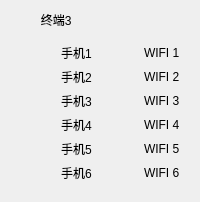
     <widget class="QWidget" name="widget_3" native="true">
      <layout class="QGridLayout" name="gridLayout_3">
       <item row="0" column="0">
        <layout class="QVBoxLayout" name="verticalLayout_3">
         <item>
          <widget class="QLabel" name="terminal_label_3">
           <property name="text">
            <string>         终端3</string>
           </property>
          </widget>
         </item>
         <item>
          <widget class="QWidget" name="widget_30" native="true">
           <layout class="QGridLayout" name="gridLayout_30">
            <item row="1" column="0">
             <widget class="LightButton" name="PhonelightButton3_2" native="true"/>
            </item>
            <item row="2" column="0">
             <widget class="LightButton" name="PhonelightButton3_3" native="true"/>
            </item>
            <item row="0" column="2">
             <widget class="LightButton" name="WifilightButton3_1" native="true"/>
            </item>
            <item row="4" column="2">
             <widget class="LightButton" name="WifilightButton3_5" native="true"/>
            </item>
            <item row="5" column="0">
             <widget class="LightButton" name="PhonelightButton3_6" native="true"/>
            </item>
            <item row="0" column="0">
             <widget class="LightButton" name="PhonelightButton3_1" native="true"/>
            </item>
            <item row="5" column="2">
             <widget class="LightButton" name="WifilightButton3_6" native="true"/>
            </item>
            <item row="1" column="2">
             <widget class="LightButton" name="WifilightButton3_2" native="true"/>
            </item>
            <item row="2" column="2">
             <widget class="LightButton" name="WifilightButton3_3" native="true"/>
            </item>
            <item row="3" column="2">
             <widget class="LightButton" name="WifilightButton3_4" native="true"/>
            </item>
            <item row="4" column="0">
             <widget class="LightButton" name="PhonelightButton3_5" native="true"/>
            </item>
            <item row="3" column="0">
             <widget class="LightButton" name="PhonelightButton3_4" native="true"/>
            </item>
            <item row="0" column="3">
             <widget class="QLabel" name="WifiLabel3_1">
              <property name="text">
               <string>WIFI 1</string>
              </property>
             </widget>
            </item>
            <item row="4" column="3">
             <widget class="QLabel" name="WifiLabel3_5">
              <property name="text">
               <string>WIFI 5</string>
              </property>
             </widget>
            </item>
            <item row="3" column="3">
             <widget class="QLabel" name="WifiLabel3_4">
              <property name="text">
               <string>WIFI 4</string>
              </property>
             </widget>
            </item>
            <item row="3" column="1">
             <widget class="QLabel" name="PhoneLabel3_4">
              <property name="text">
               <string>手机4</string>
              </property>
             </widget>
            </item>
            <item row="0" column="1">
             <widget class="QLabel" name="PhoneLabel3_1">
              <property name="text">
               <string>手机1</string>
              </property>
             </widget>
            </item>
            <item row="2" column="1">
             <widget class="QLabel" name="PhoneLabel3_3">
              <property name="text">
               <string>手机3</string>
              </property>
             </widget>
            </item>
            <item row="4" column="1">
             <widget class="QLabel" name="PhoneLabel3_5">
              <property name="text">
               <string>手机5</string>
              </property>
             </widget>
            </item>
            <item row="5" column="1">
             <widget class="QLabel" name="PhoneLabel3_6">
              <property name="text">
               <string>手机6</string>
              </property>
             </widget>
            </item>
            <item row="1" column="1">
             <widget class="QLabel" name="PhoneLabel3_2">
              <property name="text">
               <string>手机2</string>
              </property>
             </widget>
            </item>
            <item row="5" column="3">
             <widget class="QLabel" name="WifiLabel3_6">
              <property name="text">
               <string>WIFI 6</string>
              </property>
             </widget>
            </item>
            <item row="2" column="3">
             <widget class="QLabel" name="WifiLabel3_3">
              <property name="text">
               <string>WIFI 3</string>
              </property>
             </widget>
            </item>
            <item row="1" column="3">
             <widget class="QLabel" name="WifiLabel3_2">
              <property name="text">
               <string>WIFI 2</string>
              </property>
             </widget>
            </item>
           </layout>
          </widget>
         </item>
        </layout>
       </item>
      </layout>
     </widget>
